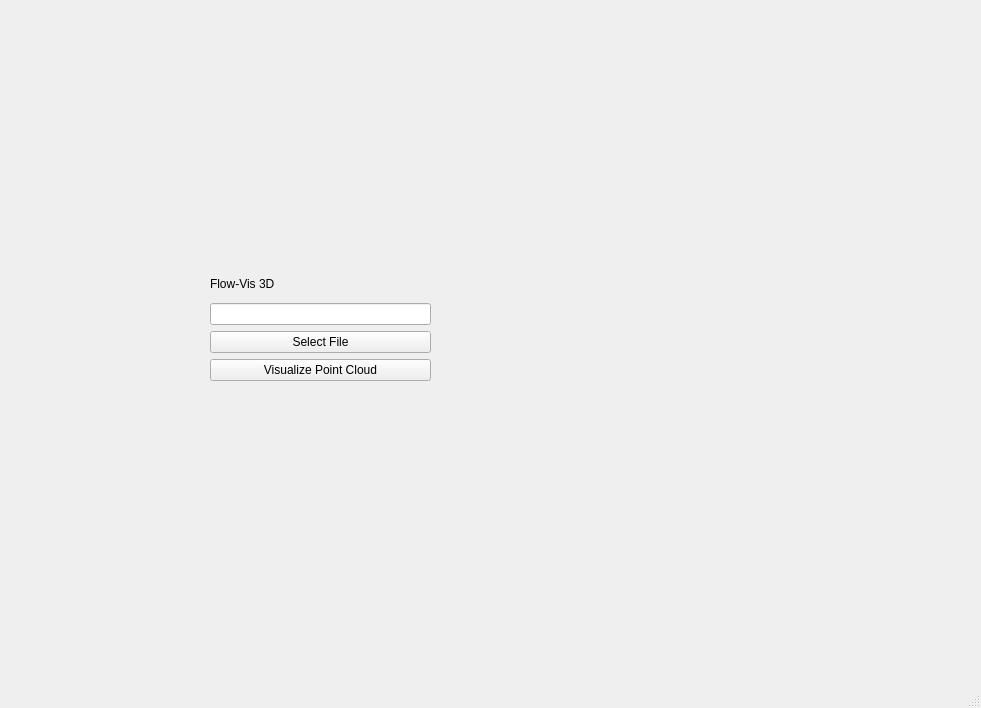
<?xml version="1.0" encoding="UTF-8"?>
<ui version="4.0">
 <class>MainWindow</class>
 <widget class="QMainWindow" name="MainWindow">
  <property name="geometry">
   <rect>
    <x>0</x>
    <y>0</y>
    <width>981</width>
    <height>708</height>
   </rect>
  </property>
  <property name="windowTitle">
   <string>FlowVis3D</string>
  </property>
  <widget class="QWidget" name="centralwidget">
   <widget class="QWidget" name="verticalLayoutWidget">
    <property name="geometry">
     <rect>
      <x>210</x>
      <y>270</y>
      <width>221</width>
      <height>111</height>
     </rect>
    </property>
    <layout class="QVBoxLayout" name="verticalLayout">
     <item>
      <widget class="QLabel" name="label">
       <property name="text">
        <string>Flow-Vis 3D</string>
       </property>
      </widget>
     </item>
     <item>
      <widget class="QLineEdit" name="filePathLineEdit"/>
     </item>
     <item>
      <widget class="QPushButton" name="selectFileButton">
       <property name="text">
        <string>Select File</string>
       </property>
      </widget>
     </item>
     <item>
      <widget class="QPushButton" name="visualizeButton">
       <property name="text">
        <string>Visualize Point Cloud</string>
       </property>
      </widget>
     </item>
    </layout>
   </widget>
  </widget>
  <widget class="QMenuBar" name="menubar">
   <property name="geometry">
    <rect>
     <x>0</x>
     <y>0</y>
     <width>981</width>
     <height>22</height>
    </rect>
   </property>
  </widget>
  <widget class="QStatusBar" name="statusbar"/>
 </widget>
 <resources/>
 <connections/>
</ui>
